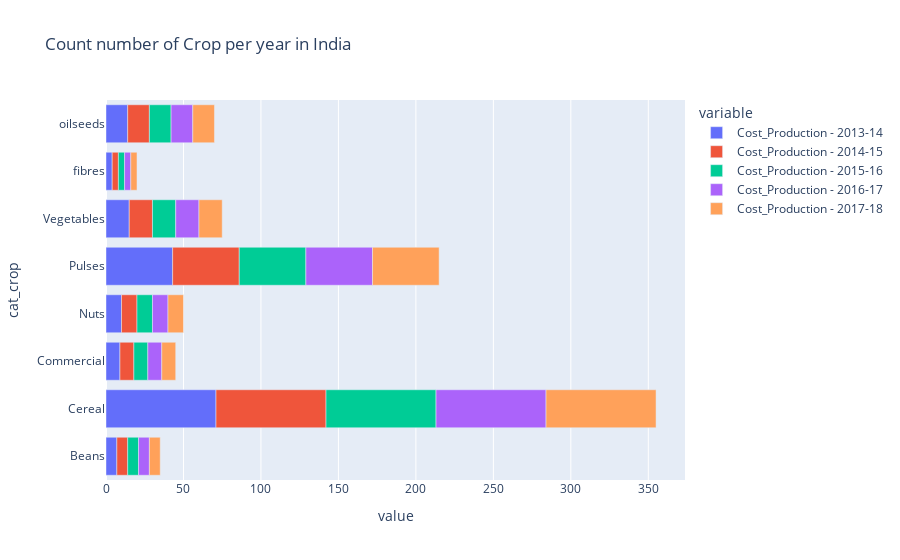

The code cell stored with this chart in its notebook:
### Code cell
fig = px.bar(pro,x = CP,title=" Count number of Crop per year in India ", orientation= 'h')
fig.show()

### Figure 1 — Plotly figure (JSON) as saved in the notebook; plotly's stock layout.template omitted (floating-point values rounded to 4 significant figures)
{"data": [{"alignmentgroup": "True", "hovertemplate": "variable=Cost_Production - 2013-14<br>value=%{x}<br>cat_crop=%{y}<extra></extra>", "legendgroup": "Cost_Production - 2013-14", "marker": {"color": "#636efa", "pattern": {"shape": ""}}, "name": "Cost_Production - 2013-14", "offsetgroup": "Cost_Production - 2013-14", "orientation": "h", "showlegend": true, "textposition": "auto", "type": "bar", "x": [7, 71, 9, 10, 43, 15, 4, 14], "xaxis": "x", "y": ["Beans", "Cereal", "Commercial", "Nuts", "Pulses", "Vegetables", "fibres", "oilseeds"], "yaxis": "y"}, {"alignmentgroup": "True", "hovertemplate": "variable=Cost_Production - 2014-15<br>value=%{x}<br>cat_crop=%{y}<extra></extra>", "legendgroup": "Cost_Production - 2014-15", "marker": {"color": "#EF553B", "pattern": {"shape": ""}}, "name": "Cost_Production - 2014-15", "offsetgroup": "Cost_Production - 2014-15", "orientation": "h", "showlegend": true, "textposition": "auto", "type": "bar", "x": [7, 71, 9, 10, 43, 15, 4, 14], "xaxis": "x", "y": ["Beans", "Cereal", "Commercial", "Nuts", "Pulses", "Vegetables", "fibres", "oilseeds"], "yaxis": "y"}, {"alignmentgroup": "True", "hovertemplate": "variable=Cost_Production - 2015-16<br>value=%{x}<br>cat_crop=%{y}<extra></extra>", "legendgroup": "Cost_Production - 2015-16", "marker": {"color": "#00cc96", "pattern": {"shape": ""}}, "name": "Cost_Production - 2015-16", "offsetgroup": "Cost_Production - 2015-16", "orientation": "h", "showlegend": true, "textposition": "auto", "type": "bar", "x": [7, 71, 9, 10, 43, 15, 4, 14], "xaxis": "x", "y": ["Beans", "Cereal", "Commercial", "Nuts", "Pulses", "Vegetables", "fibres", "oilseeds"], "yaxis": "y"}, {"alignmentgroup": "True", "hovertemplate": "variable=Cost_Production - 2016-17<br>value=%{x}<br>cat_crop=%{y}<extra></extra>", "legendgroup": "Cost_Production - 2016-17", "marker": {"color": "#ab63fa", "pattern": {"shape": ""}}, "name": "Cost_Production - 2016-17", "offsetgroup": "Cost_Production - 2016-17", "orientation": "h", "showlegend": true, "textposition": "auto", "type": "bar", "x": [7, 71, 9, 10, 43, 15, 4, 14], "xaxis": "x", "y": ["Beans", "Cereal", "Commercial", "Nuts", "Pulses", "Vegetables", "fibres", "oilseeds"], "yaxis": "y"}, {"alignmentgroup": "True", "hovertemplate": "variable=Cost_Production - 2017-18<br>value=%{x}<br>cat_crop=%{y}<extra></extra>", "legendgroup": "Cost_Production - 2017-18", "marker": {"color": "#FFA15A", "pattern": {"shape": ""}}, "name": "Cost_Production - 2017-18", "offsetgroup": "Cost_Production - 2017-18", "orientation": "h", "showlegend": true, "textposition": "auto", "type": "bar", "x": [7, 71, 9, 10, 43, 15, 4, 14], "xaxis": "x", "y": ["Beans", "Cereal", "Commercial", "Nuts", "Pulses", "Vegetables", "fibres", "oilseeds"], "yaxis": "y"}], "layout": {"barmode": "relative", "legend": {"title": {"text": "variable"}, "tracegroupgap": 0}, "title": {"text": " Count number of Crop per year in India "}, "xaxis": {"anchor": "y", "domain": [0, 1], "title": {"text": "value"}}, "yaxis": {"anchor": "x", "domain": [0, 1], "title": {"text": "cat_crop"}}}}
